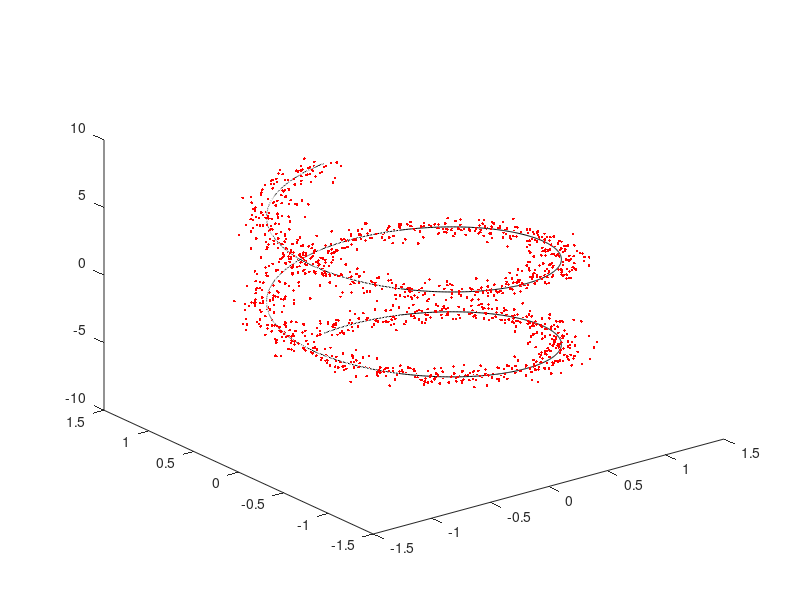

This chart was generated by the following MATLAB code: (Note: this script raises an error after producing the figure.)
%% IMPLEMENTATION OF THE ALGORITHM IN "Approximation of functions over manifolds: A Moving Least Squares Approach"
clc;
close all;
clear all;

%% GENERATE DATA
%Independent variable
t0 = -2*pi;
tf = 2*pi;
dt = 0.01;
t = t0:dt:tf;
%Number of samples
N = length(t); 

%1D helix Manifold on a R^3 ambient space
x = sin(t);
y = cos(t);
z = t;
rt = [x;y;z];

%Add noise (AWGN)
sigma = 0.1;
xn = x + sigma*randn(1,N);
yn = y + sigma*randn(1,N);
zn = z + sigma*randn(1,N);

rn = [xn;yn;zn];

%Plot manifold and noisy samples
plot3(x,y,z,'k')
hold on
plot3(xn,yn,zn,'r.')
pause
close
%% Algorithm 1
% Dimension of the ambient space and embedded manifold 
n = 3;
d = 1;
%Define R to be an n x N matrix whose columns are rni
R = rn;
%Parameters
indx = randi(N);
r = rt(:,indx) + sigma/2*randn(n,1);
epsilon = 1e-6;
kh = 2;
[q,H,convergence] = localSubspace(R,r,epsilon,kh,d);

figure
plot3(x,y,z,'k')
hold on
plot3(r(1),r(2),r(3),'rx','MarkerSize',10)
plot3(q(1),q(2),q(3),'go','MarkerSize',6)
quiver3(q(1),q(2),q(3),H(1),H(2),H(3));
legend('Manifold','Approximation point','Local subspace origin','Local subspace')
% axis('equal');

figure;
semilogy(1:length(convergence),convergence,'k');
xlabel('iteration #');
ylabel('log( 2-norm(q-qprev) )')





